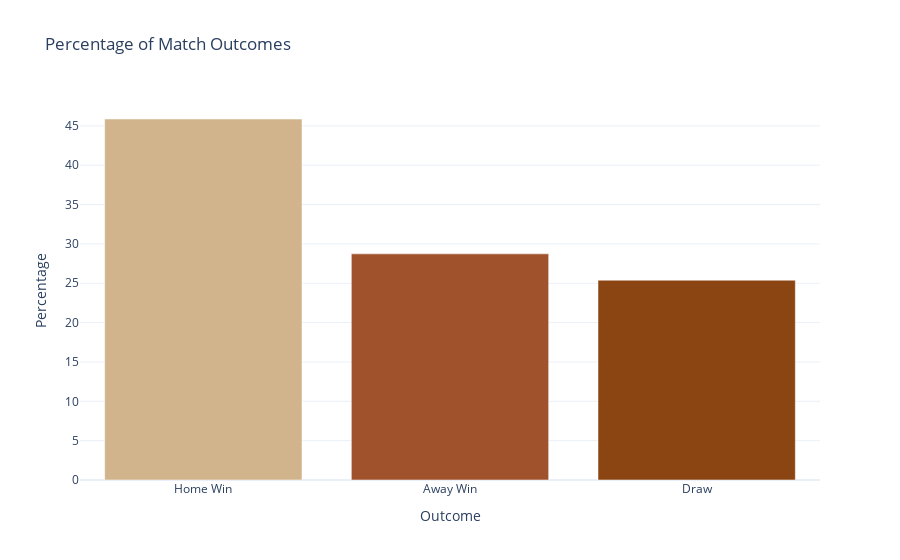

The code cell stored with this chart in its notebook:
### Markdown cell above
#### Playing at home vs playing away from home

### Code cell
import plotly.graph_objects as go

def determine_outcome(row):
    if row['home_team_goal'] > row['away_team_goal']:
        return 'Home Win'
    elif row['home_team_goal'] < row['away_team_goal']:
        return 'Away Win'
    else:
        return 'Draw'

match['outcome'] = match.apply(determine_outcome, axis=1)

# Calculate the percentages of each unique outcome
outcome_counts = match['outcome'].value_counts(normalize=True) * 100
outcomes = outcome_counts.index.tolist()
percentages = outcome_counts.values.tolist()

colors = ['#D2B48C', '#A0522D', '#8B4513'][:len(outcomes)]  # Adjust for the number of outcomes

fig = go.Figure(data=[
    go.Bar(x=outcomes, y=percentages, marker_color=colors)
])

fig.update_layout(
    title="Percentage of Match Outcomes",
    xaxis_title="Outcome",
    yaxis_title="Percentage",
    template="plotly_white"
)

fig.show()

### Figure 1 — Plotly figure (JSON) as saved in the notebook; plotly's stock layout.template omitted (floating-point values rounded to 4 significant figures)
{"data": [{"marker": {"color": ["#D2B48C", "#A0522D", "#8B4513"]}, "type": "bar", "x": ["Home Win", "Away Win", "Draw"], "y": [45.87, 28.74, 25.39]}], "layout": {"title": {"text": "Percentage of Match Outcomes"}, "xaxis": {"title": {"text": "Outcome"}}, "yaxis": {"title": {"text": "Percentage"}}}}
